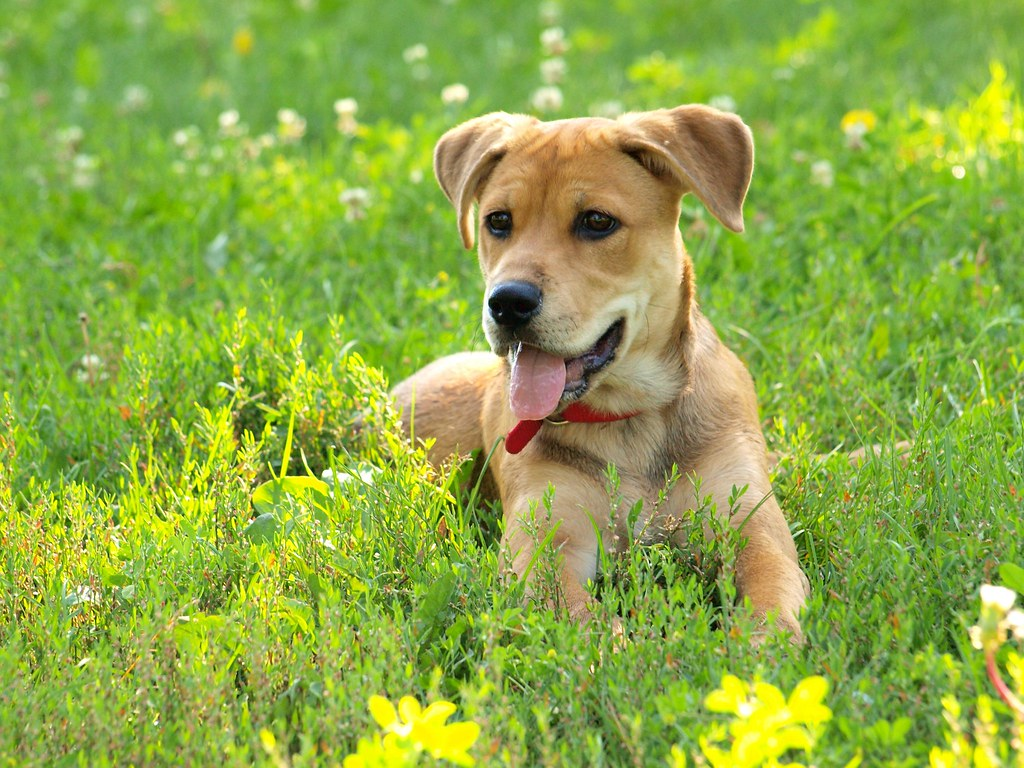
#> input picture Python for ML and AI/Homework 3/dog.png, 1024 x 768 px
$ jupyter execute 'Homework 3.ipynb'   (shell and % lines are left out)
#> lines starting #> are read from the running program, lines starting #| are printed output that depends on the picture
## Homework 3

### Question 1 (10 points)
Create a class called ImageAugmentor which needs to have the following methods
1. rotate() which takes an image and an angle in radians and returns the rotated image.
2. translate() which takes an image and a translation in pixels and returns the translated image. Assume that the translation along x- and y-axis are same.
3. noise() which takes an image, the mean and variance of a Gaussian and applies Gaussian noise returns the noisy image.
4. transform() which takes an image and applies random rotation less than 10 degrees, random translation between -10 and 10 pixels, random Gaussian noise with a mean of 0 and variance between 0 and 0.02 and return the final image. The transform() method will use methods in #1 to #3 for performing the various operations. You do not need to call methods in #1 to #3 directly.

You need to test your code using the 'dog.png' image supplied in your notes.
Finally view the output image. Use the test code below for testing your class.

img = cv2.imread("dog.png")
aug = ImageAugmentor()
img1 = aug.transform(img)
print(img1.shape)
plt.imshow(img1)
plt.show()

[cell 1]
import numpy as np
import matplotlib.pyplot as plt
import cv2
import imageio
from skimage.transform import rotate
from skimage.util import random_noise

[cell 2]
class ImageAugmentor:
    #def __init__(self, image):
    #    self.image = image

    '''
    1. rotate() which takes an image and an angle in radians and returns the rotated image.
    '''
    def rotate(self, image, angle_radians):
        rotated_image = rotate(image, angle = (angle_radians * 180)/np.pi)
        plt.imshow(rotated_image)
        plt.show()
        return rotated_image


    '''
    2. translate() which takes an image and a translation in pixels and returns the translated image.
    Assume that the translation along x- and y-axis are same.
    '''
    def translate(self, image, x_length, y_length):
        M = np.float32([[1, 0, x_length], [0, 1, y_length]])
        (rows, cols) = image.shape[:2]
        translated_image = cv2.warpAffine(image, M, (cols, rows))
        plt.imshow(translated_image)
        plt.show()
        return translated_image


    '''
    3. noise() which takes an image, the mean and variance of a Gaussian and applies Gaussian noise
    returns the noisy image.
    '''
    def noise(self, image, m, v):
        noisy_image = random_noise(image, mode='gaussian', mean = m, var = v)
        noisy_image = np.array(255 * noisy_image, dtype = 'uint8')
        plt.imshow(noisy_image)
        plt.show()
        return noisy_image


    '''
    4. transform() which takes an image and applies random rotation less than 10 degrees,
       random translation between -10 and 10 pixels, random Gaussian noise with a mean of 0
       and variance between 0 and 0.02 and return the final image. The transform() method will
       use methods in #1 to #3 for performing the various operations. You do not need to call methods
       in #1 to #3 directly.
    '''
    def transform(self, image):
        print("Rotated")
        degrees = (np.random.uniform(low = 0, high = 10) * np.pi) / 180
        transformed_image = self.rotate(image, degrees)

        print("Rotated + Translated")
        x_pixels = np.random.randint(low = -10, high = 11)
        y_pixels = np.random.randint(low = -10, high = 11)
        transformed_image = self.translate(transformed_image, x_pixels, y_pixels)

        print("Rotated + Translated + Noisy")
        mean = 0
        variance = np.random.uniform(low = 0, high = 0.02)
        transformed_image = self.noise(transformed_image, mean, variance)

        return transformed_image   # Returns the image's data in a NumPy array

[cell 3]
img = imageio.imread("dog.png")   # Using this instead of 'img = cv2.imread("dog.png")' for better color quality
#> img is the input picture: shape (768, 1024, 3); mean R, G, B 142.5, 170.8, 69.1
image_class = ImageAugmentor()
image_class.transform(img)
#> in rotate, `rotated_image = rotate(image, angle = (angle_radians * 180)/np.pi)`:
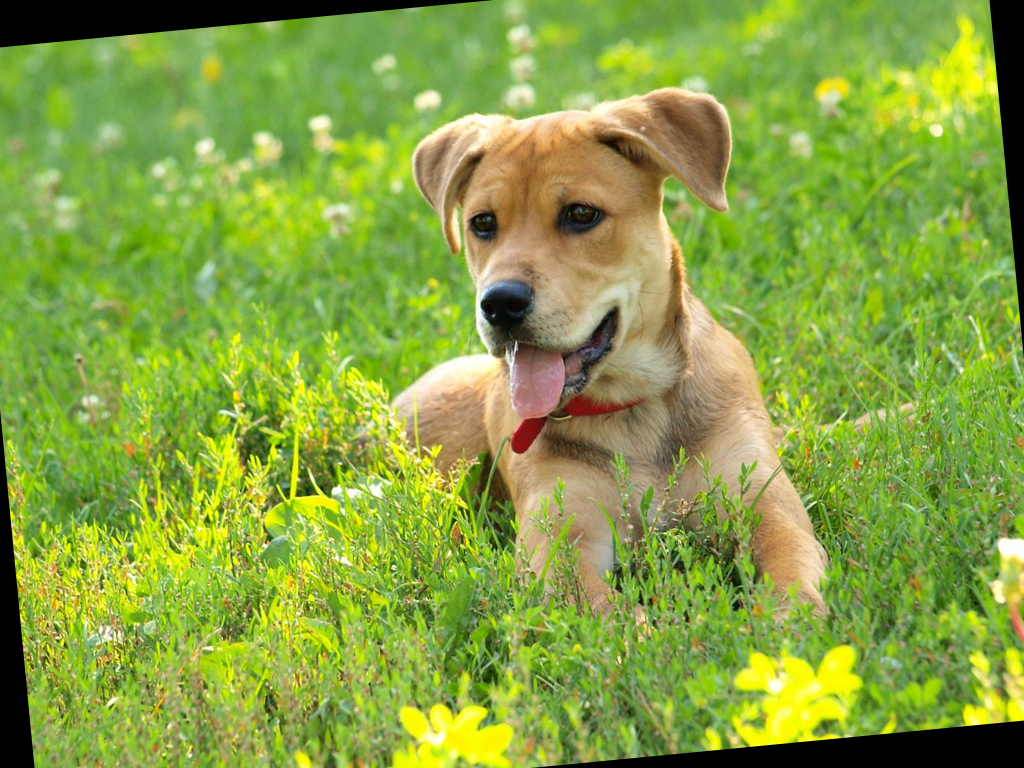
#> rotated_image: shape (768, 1024, 3) float64; mean R, G, B 0.534, 0.639, 0.259
#> in translate, `translated_image = cv2.warpAffine(image, M, (cols, rows))`:
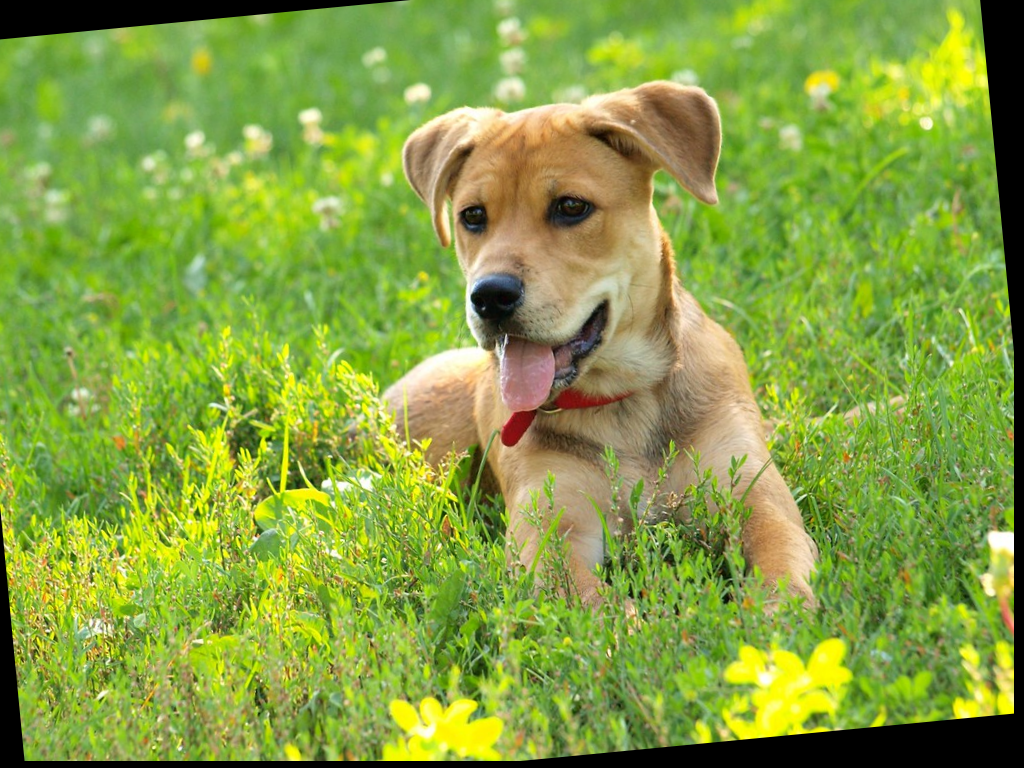
#> translated_image: shape (768, 1024, 3) float64; mean R, G, B 0.53, 0.632, 0.257
#> in noise, `noisy_image = random_noise(image, mode='gaussian', mean = m, var = v)`:
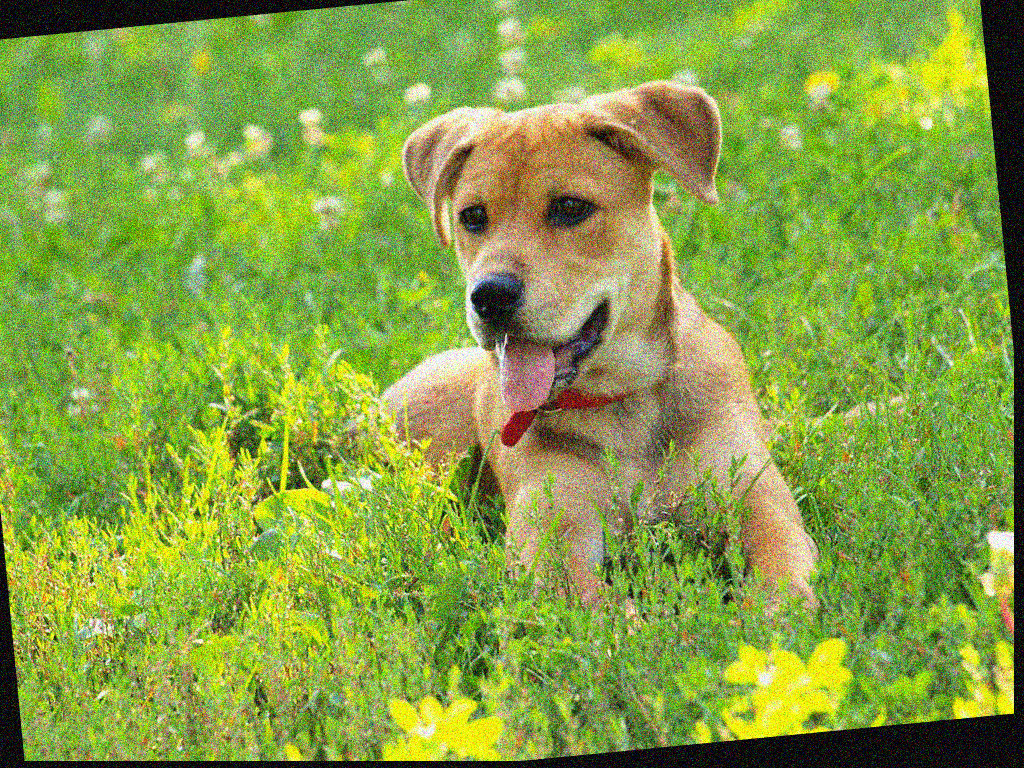
#> noisy_image: shape (768, 1024, 3) float64; mean R, G, B 0.53, 0.632, 0.265

[cell 4]
### Test Code from the instructions ###

img = cv2.imread("dog.png")   # Color quality not as good compared to 'img = imageio.imread("dog.png")' above
aug = ImageAugmentor()
img1 = aug.transform(img)
#> call 2 of rotate, with angle_radians = 0.148
#> in rotate (call 2), `rotated_image = rotate(image, angle = (angle_radians * 180)/np.pi)`:
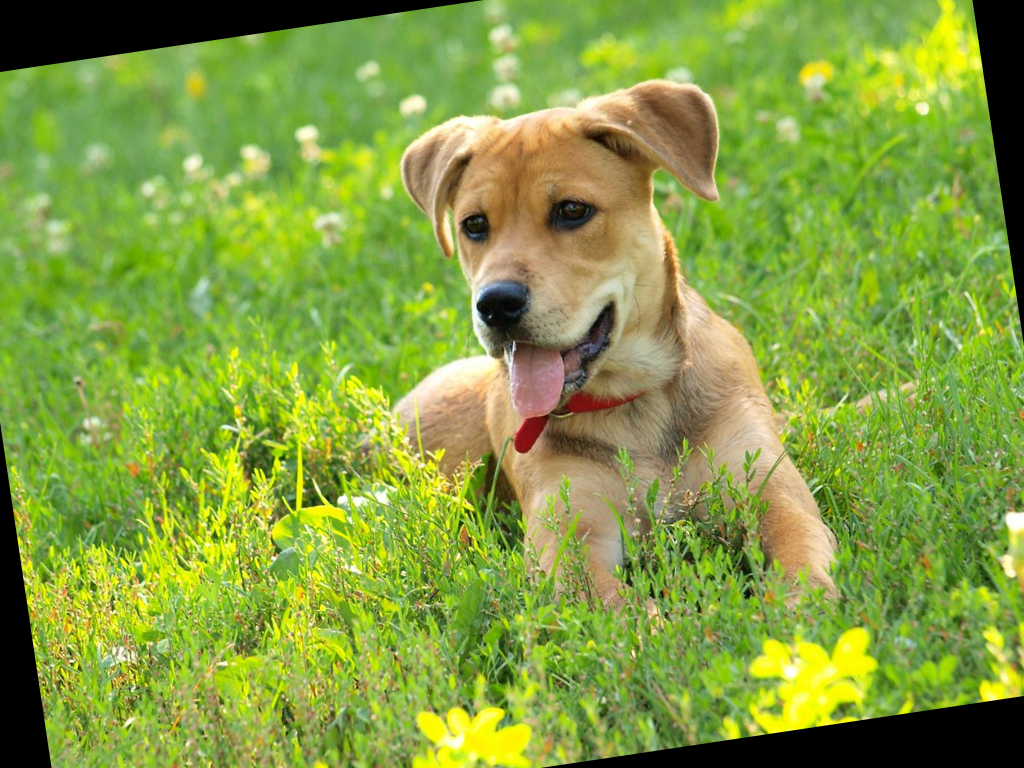
#> rotated_image: shape (768, 1024, 3) float64; mean B, G, R 0.254, 0.624, 0.522
#> call 2 of translate, with x_length = 9, y_length = 8
#> in translate (call 2), `translated_image = cv2.warpAffine(image, M, (cols, rows))`:
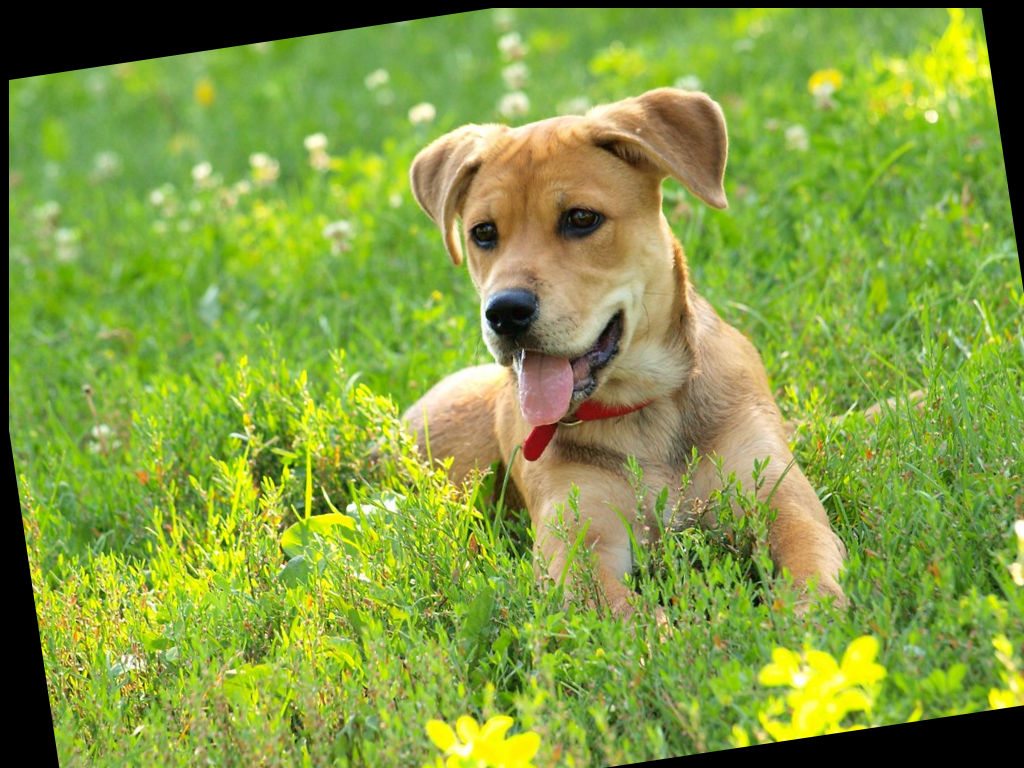
#> translated_image: shape (768, 1024, 3) float64; mean B, G, R 0.251, 0.617, 0.517
print(img1.shape)
#| (768, 1024, 3)
plt.imshow(img1)
plt.show()
